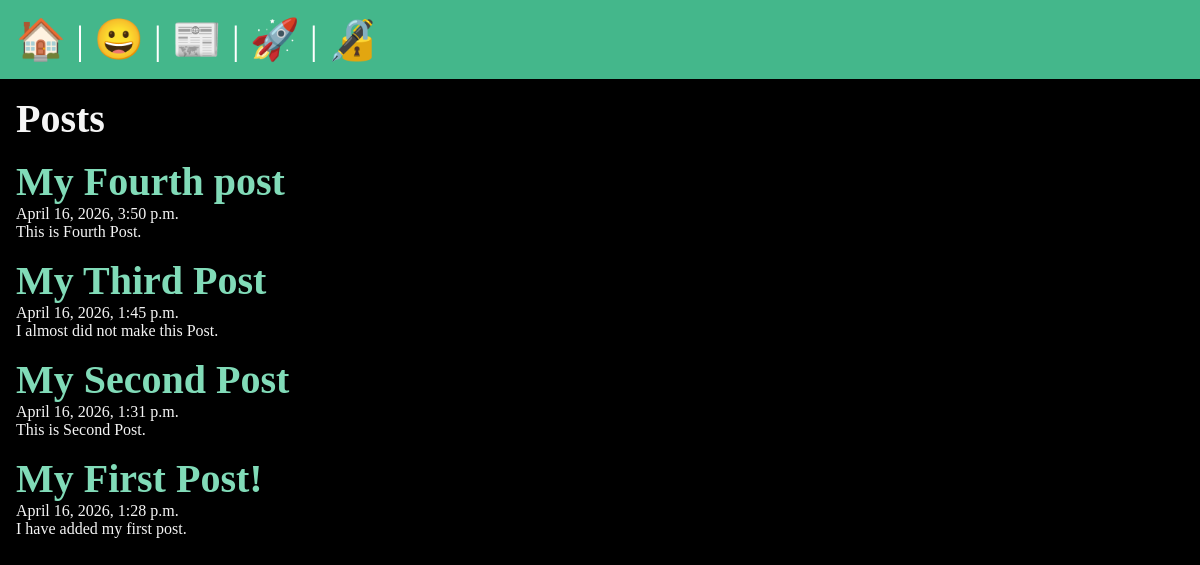
The app's page /posts/, older data.
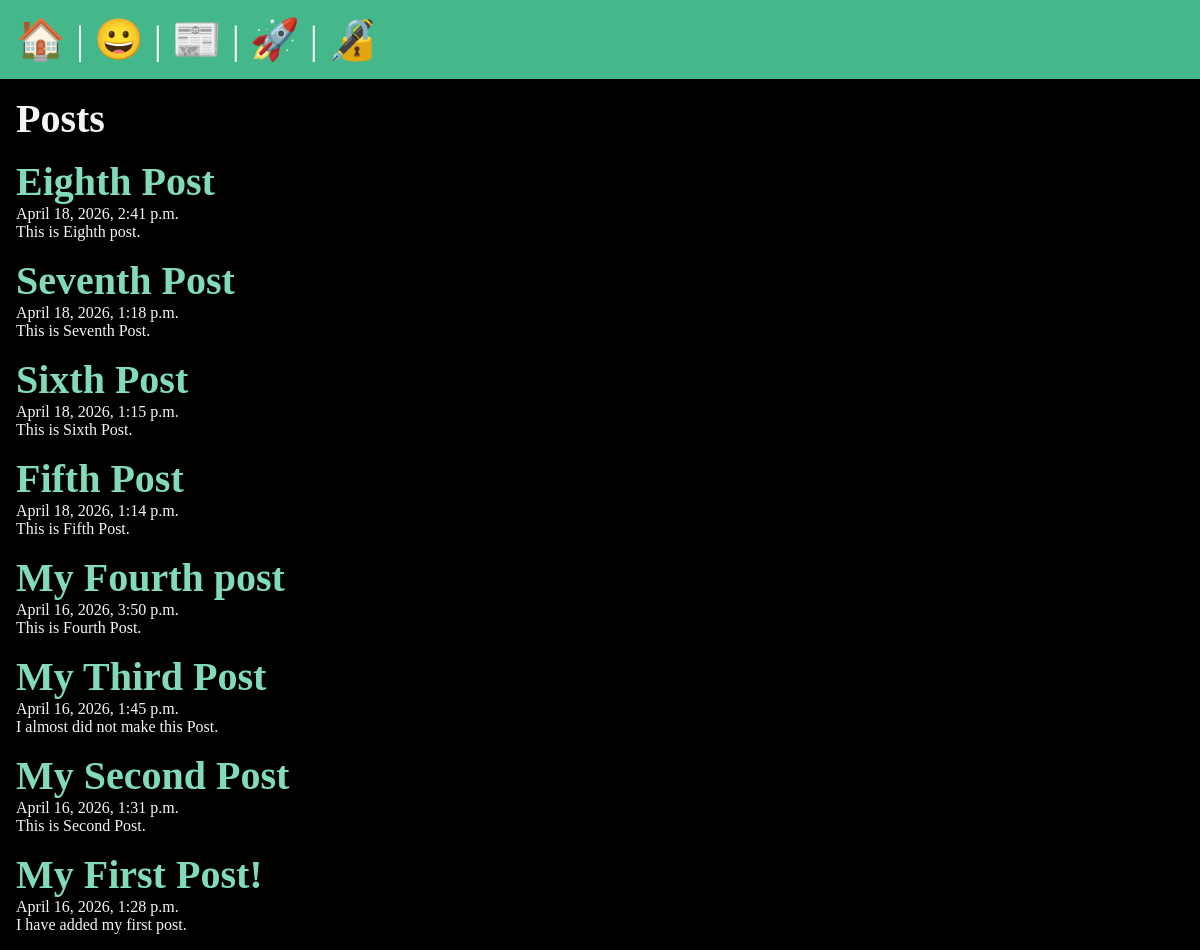
The same page, newer data.
### posts/models.py (models this page shows, shortened)
class Post(models.Model):
    title = models.CharField(max_length=75)
    body = models.TextField()
    slug = models.SlugField()
    date = models.DateTimeField(auto_now_add=True)
    banner = models.ImageField(default='fallback.jpeg', blank=True)
    author = models.ForeignKey(User, on_delete=models.CASCADE, null=True, blank=True)

### posts/views.py (the view)
# urls.py: path('', views.posts_list, name="list"),
def posts_list(request):
    posts = Post.objects.all().order_by('-date')
    return render(request, 'posts/posts_list.html', {'posts': posts})

### posts/templates/posts/posts_list.html (shortened to what this page needs)
{% extends "layout.html" %}
{% block content %}
    <section>
        <h1>Posts</h1>
        {% for post in posts %}
            <article>
                <h2>
                    <a href="{% url 'posts:page' slug=post.slug %}">
                        {{ post.title }}
                    </a>
                </h2>
                <p>{{ post.date }}</p>
                <p>{{ post.body }}</p>
            </article>
        {% endfor %}
    </section>
{% endblock %}

### templates/layout.html (shortened to what this page needs)
<!DOCTYPE html>
{% load static %}
<html lang="en">
<head>
    <link rel="stylesheet" href="{% static 'css/style.css' %}">
</head>
<body>
    <nav>
        <a href="{% url 'home' %}">
            <span role="img" aria-label="Home">🏠</span>
        </a> |
        <a href="{% url 'about' %}">
            <span role="img" aria-label="About">😀</span>
        </a> |
        <a href="{% url 'posts:list' %}">
            <span role="img" aria-label="Posts">📰</span>
        </a> |
        {% if user.is_authenticated %}
            <a href="{% url 'posts:new-post' %}">
                <span role="img" aria-label="New Post" title="New Post">🆕</span>
            </a> |
            <form class="logout" action="{% url 'users:logout' %}" method="post">
                {% csrf_token %}
                <button class="logout-button" aria-label="User Logout" title="User Logout">👋</button>
            </form>
        {% else %}
                <a href="{% url 'users:register' %}">
                    <span role="img" aria-label="User Registration" title="User Registration">🚀</span>
                </a> |
                <a href="{% url 'users:login' %}">
                    <span role="img" aria-label="User Login" title="User Login">🔏</span>
                </a>
        {% endif%}
    </nav>
    <main>
        {% block content %}
        {% endblock %}
    </main>
</body>
</html>

### static/css/style.css (style rules this page uses)
* { margin: 0; padding: 0; box-sizing: border-box; }
body { min-height: 100vh; background-color: black; color: whitesmoke; font-size: 3rem; }
nav { padding: 1rem; background-color: #44B78B; color: white; font-size: 2.5rem; }
main { padding: 1rem; }
section { display: flex; flex-flow: column; gap: 1rem; }
h1, h2 { font-size: 2.5rem; }
p { font-size: 1rem; }
a { text-decoration: none; color: #81dbb8; }

Row changes from the older to the newer data that the page shows:
added Post: title "Eighth Post", date "April 18, 2026, 2:41 p.m.", body "This is Eighth post."
added Post: title "Seventh Post", date "April 18, 2026, 1:18 p.m.", body "This is Seventh Post."
added Post: title "Sixth Post", date "April 18, 2026, 1:15 p.m.", body "This is Sixth Post."
added Post: title "Fifth Post", date "April 18, 2026, 1:14 p.m.", body "This is Fifth Post."
